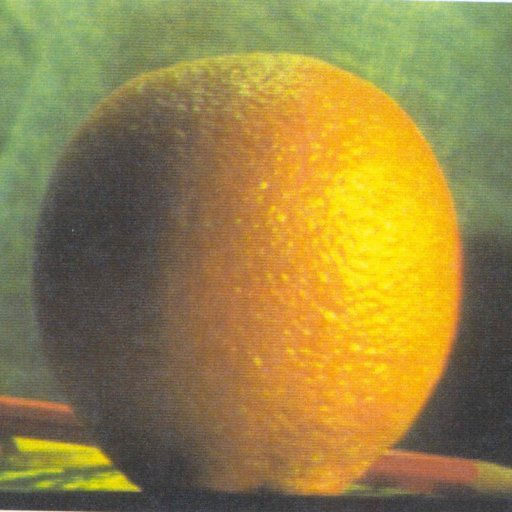
#> input picture Lecture1_OT&PyTorch&Image filtering (Hustar)/src/tmp.png, 512 x 512 px; the run also reads 4 pictures not shown here
$ jupyter execute --allow-errors lec_2_image_filtering-student.ipynb   (older library calls are emulated)
#> lines starting #> are read from the running program, lines starting #| are printed output that depends on the picture
# Image Filtering

## OpenCV

[cell 1]
import cv2 as cv # OpenCV
import numpy as np
from matplotlib import pyplot as plt
plt.rcParams['figure.figsize'] = [16, 9]

import numpy.testing as npt
import os

# %matplotlib qt
# %matplotlib inline

## Basic IO
* 이미지 읽기: imread
* 이미지 쓰기: imwrite

[cell 2]
# TODO: 이미지 읽기
img = cv.imread('tmp.png')
#> img is the input picture: shape (512, 512, 3); mean B, G, R 69.2, 131.8, 150.2

if img is None:
    raise RuntimeError("Could not read the image.")

# TODO: 이미지 쓰기


assert os.path.exists('tmp.png')

### Show Image using matplotlib

OpenCV는 컬러 이미지를 BGR로 불러옵니다. 때문에 RGB 형식을 사용하는 라이브러리를 OpenCV와 같이 사용하려면 BGR 이미지를 RGB 형식으로 바꿔야 합니다.

[cell 3]
# show image using matplotlib
plt.subplot(1,2,1), plt.imshow(img), plt.title('BGR')
plt.subplot(1,2,2), plt.imshow(cv.cvtColor(img, cv.COLOR_BGR2RGB)), plt.title('RGB') # BGR 이미지를 RGB 형식으로 바꿔야 합니다.
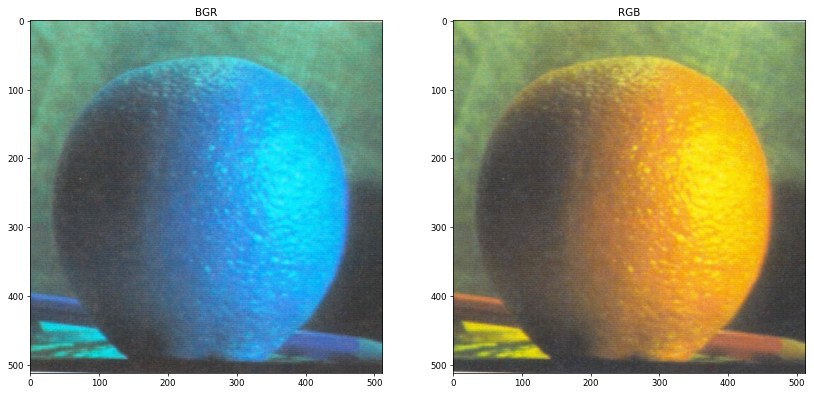
#> figure drawn by matplotlib, 2 panels; B, G, R data is drawn as R, G, B

### Show Image using OpenCV

OpenCV는 자체적으로 GUI 기능이 있어 이미지를 바로 표시 할 수 있습니다.

[cell 4]
# TODO: show image using OpenCV
cv.imshow('test', img)

# 아무키나 누르면 창을 닫습니다.
# 주의: OpenCV 창을 닫을때 닫기 버튼을 누르지 마세요. 파이선이 정지되는 문제가 있습니다.
k = cv.waitKey(0)
#> (key Esc is pressed here)
cv.destroyAllWindows()

## Image Filters

* filter2D
    * OpenCV는 convolution 함수가 없고 correlation 함수만 존재

[cell 5]
img = cv.imread('building.jpg')
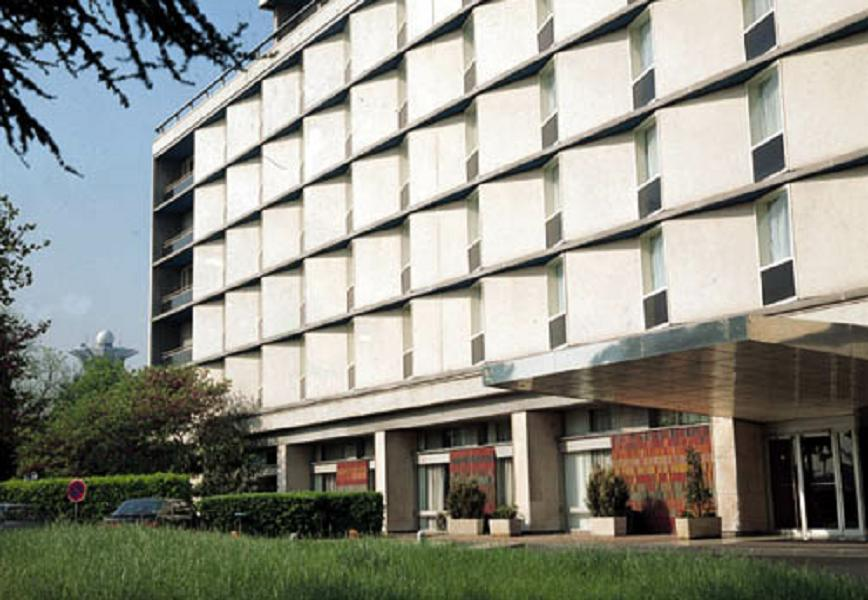
#> input picture Lecture1_OT&PyTorch&Image filtering (Hustar)/src/building.jpg, 868 x 600 px
#> img is the input picture: shape (600, 868, 3); mean B, G, R 133.7, 143.6, 142.9
kernel = np.ones((15,15),np.float32)/(15*15)

# TODO 이미지 필터링하기
dst1 = cv.filter2D(img, -1, kernel)
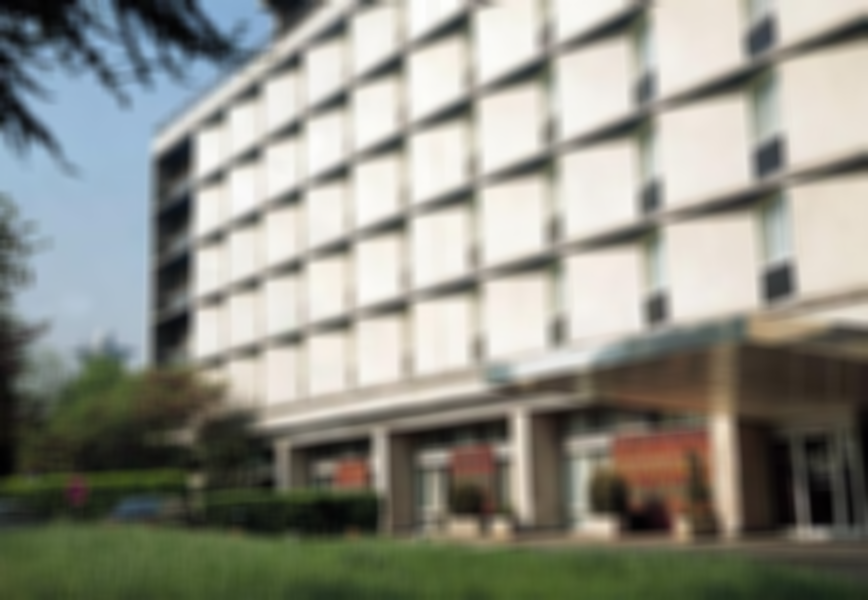
#> dst1: shape (600, 868, 3); mean B, G, R 133.7, 143.6, 142.9
# ----------------------------------------------------------------------------

plt.subplot(1,2,1),plt.imshow(cv.cvtColor(img, cv.COLOR_BGR2RGB)),plt.title('Original')
plt.subplot(1,2,2),plt.imshow(cv.cvtColor(dst1, cv.COLOR_BGR2RGB)),plt.title('Averaging')
plt.show()
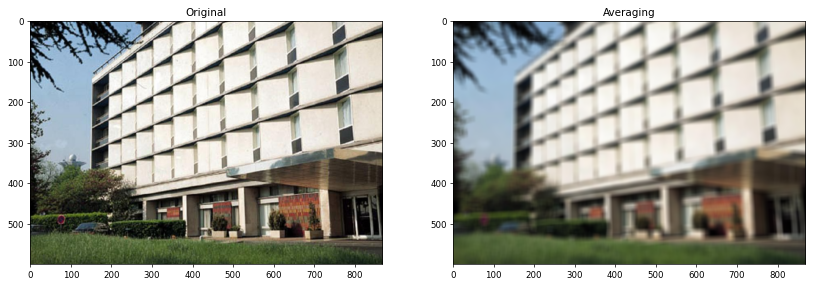
#> figure drawn by matplotlib, 2 panels

### Box filter
* 박스 모양의 필터

[cell 6]
# TODO: 크기가 7인 박스필터 만들어 필터링하기
N = 7
kernel = np.ones((N,N),np.float32)/(N**2)

avg = cv.filter2D(img, -1, kernel)
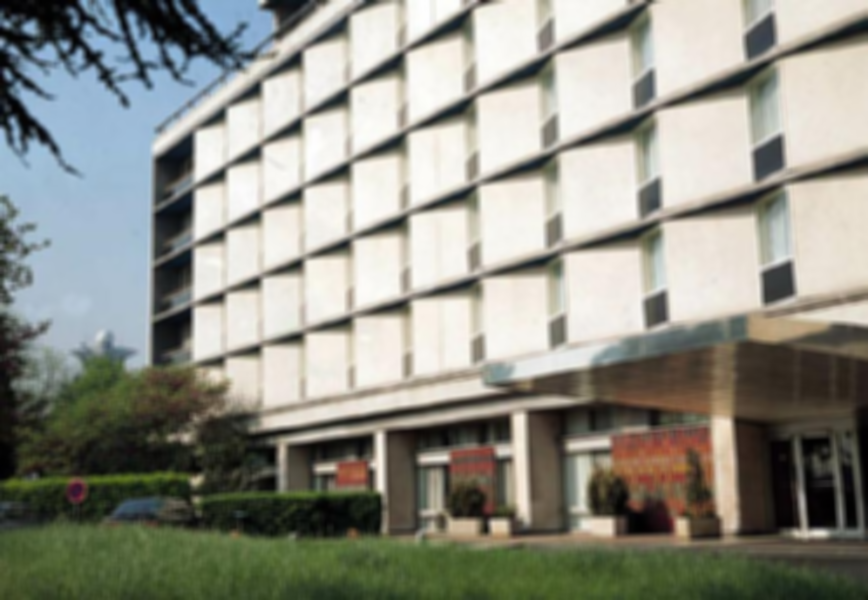
#> avg: shape (600, 868, 3); mean B, G, R 133.7, 143.6, 142.9
# ----------------------------------------------------------------------------

plt.subplot(1,2,1),plt.imshow(cv.cvtColor(img, cv.COLOR_BGR2RGB)),plt.title('Original')
plt.subplot(1,2,2),plt.imshow(cv.cvtColor(avg, cv.COLOR_BGR2RGB)),plt.title('Averaging')
plt.show()
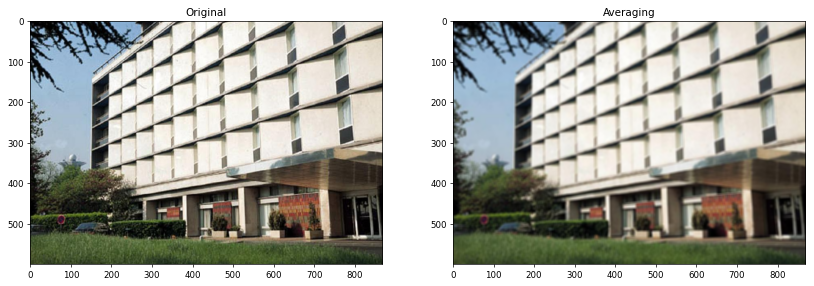
#> figure drawn by matplotlib, 2 panels

# Test case
ref = cv.imread("box7.png")
#> (the rest of this cell did not finish here and is left out)

### Other filters

* 그대로 이미지가 변경되지 않는 필터 (unchanged)
* 이미지를 왼쪽으로 10 픽셀을 이동시키는 필터 (shift to left)

[cell 7]
# TODO: 그대로 이미지가 나오는 필터링 구현하기
N = 10
kernel = np.zeros((2* N + 1,2 * N + 1),np.float32)
kernel[N,N] = 1
print(kernel)

unchanged = cv.filter2D(img, -1, kernel) # filter 2D를 사용하세요
# ----------------------------------------------------------------------------

plt.subplot(1,2,1),plt.imshow(cv.cvtColor(img, cv.COLOR_BGR2RGB)),plt.title('Original')
plt.subplot(1,2,2),plt.imshow(cv.cvtColor(unchanged, cv.COLOR_BGR2RGB)),plt.title('Unchanged')
plt.show()

# Test case
ref = img
npt.assert_almost_equal(unchanged,ref)

[cell 8]
# TODO: 이미지를 왼쪽으로 10 픽셀을 이동시키는 필터 구현하기
N = 10
kernel = np.zeros((2 * N + 1,2 * N + 1),np.float32)
kernel[N,2 * N] = 1
print(kernel)

shifted = cv.filter2D(img,-1,kernel,borderType=cv.BORDER_CONSTANT) # 이미지 보더 부분은 0으로 채워지게 설정
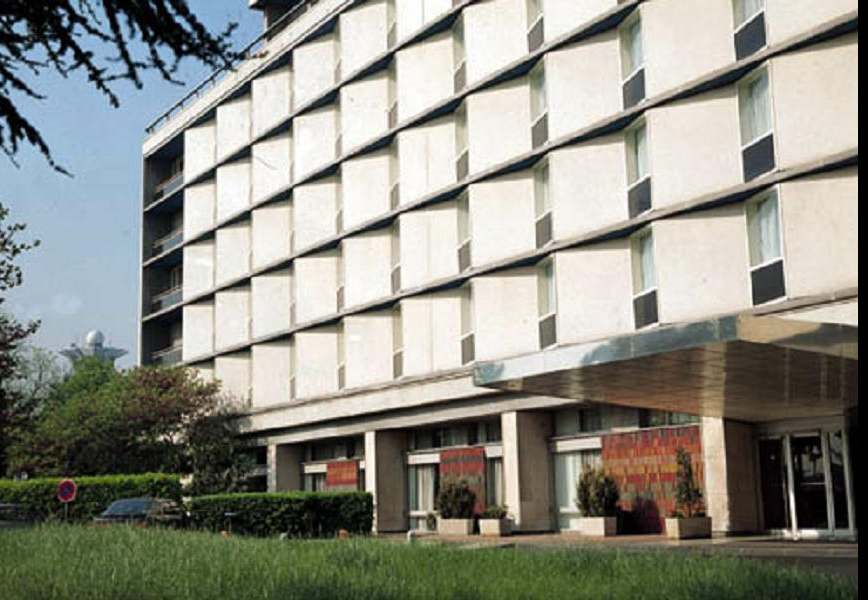
#> shifted: shape (600, 868, 3); mean B, G, R 132.9, 142.8, 142.2
# ----------------------------------------------------------------------------

plt.subplot(1,2,1),plt.imshow(cv.cvtColor(img, cv.COLOR_BGR2RGB)),plt.title('Original')
plt.subplot(1,2,2),plt.imshow(cv.cvtColor(shifted, cv.COLOR_BGR2RGB)),plt.title('shift to left')
plt.show()
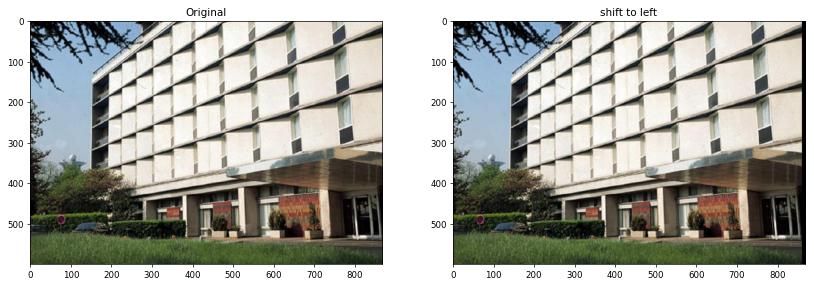
#> figure drawn by matplotlib, 2 panels


# Test case
ref = cv.imread("shifted10.png")
#> (the rest of this cell did not finish here and is left out)

### Sharpening filter

[cell 9]
# Quiz: sharpening 구현
N = 7  # 박스 필터의 크기는 7으로 할 것
kernel = np.zeros((N,N),np.float32)
kernel[N//2,N//2] = 2
kernel -= np.ones((N,N),np.float32)/(N**2)


sharpned = cv.filter2D(img, -1, kernel)
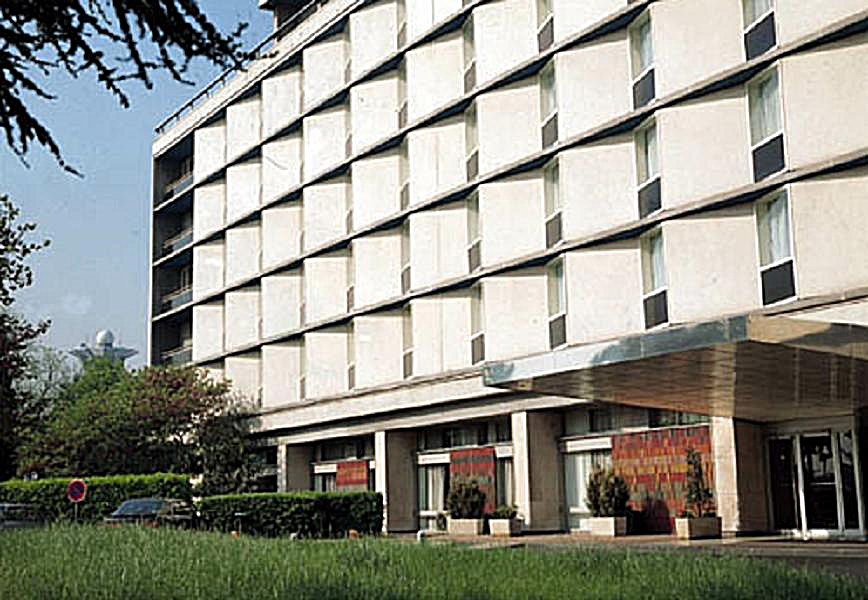
#> sharpned: shape (600, 868, 3); mean B, G, R 134.1, 143.7, 143
# ----------------------------------------------------------------------------

plt.subplot(1,2,1),plt.imshow(cv.cvtColor(img, cv.COLOR_BGR2RGB)),plt.title('Original')
plt.subplot(1,2,2),plt.imshow(cv.cvtColor(sharpned, cv.COLOR_BGR2RGB)),plt.title('Sharpened')
plt.show()
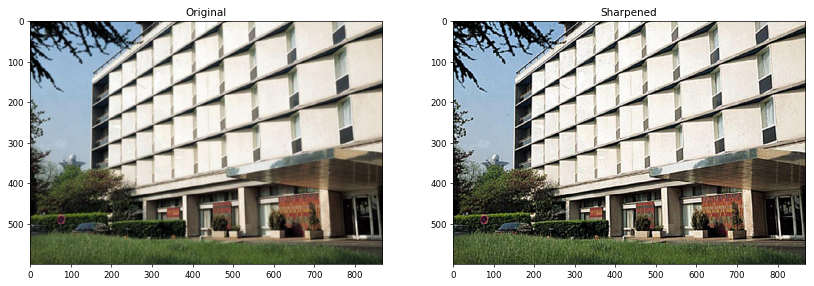
#> figure drawn by matplotlib, 2 panels

# Test case
ref = cv.imread("sharpned7.png")
#> (the rest of this cell did not finish here and is left out)

### Gaussian filter

[cell 10]
# Quiz: gaussian filter를 구현, cv.GaussianBlur 를 사용하지마세요.
sigma = 2.0 # sigma는 2.0로 할것
N = 7 # 필터 크기를 7로 할것
# 커널의 합이 1이 되야 함


def gaussian(i, j, sigma):
    return 1 / (2 * np.pi * sigma**2) * np.exp((i**2 + j**2) / (-2 * sigma**2))

kernel = np.zeros((N,N),np.float32)
total = 0
for x in range(N):
    for y in range(N):
        i = x - N//2
        j = y - N//2
        kernel[i,j] = gaussian(i, j, sigma)
        total += kernel[i,j]

kernel /= total
# ----------------------------------------------------------------------------

blurred = cv.filter2D(img,-1,kernel)
# blurred = cv.GaussianBlur(img,(N,N),sigma,sigma)

plt.subplot(1,2,1),plt.imshow(cv.cvtColor(img, cv.COLOR_BGR2RGB)),plt.title('Original')
plt.subplot(1,2,2),plt.imshow(cv.cvtColor(blurred, cv.COLOR_BGR2RGB)),plt.title('Blurred')
plt.show()


# Test case
ref = cv.imread("gaussian.png")
#> (the rest of this cell did not finish here and is left out)
